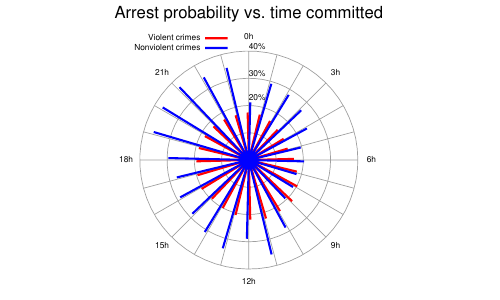

The gnuplot source for this figure:
set title "Arrest probability vs. time committed" font ",12"
set term pdf color solid lw 2
set output "arrest_polar.pdf"
set encoding iso_8859_1
set key top left
set style fill transparent solid 0.5 noborder
#set format x "%3.2f" #format tics to have max 3 digits and
#set format y "%3.2f" #max 2 digits after the decimal
set polar
#set tlabel "Hour of day"
#set rlabel "Percent of crimes committed"
set size square
set trange [0:2*pi]
set rrange [0:48]
#set xtics 0.,3,24
set grid polar pi/12
set view equal xy
set noxtics
set noytics
set rtics 10 format '' scale 0
p4=pi/4
set style data impulse
delta = 0.025
pol_label(x, text) = sprintf("set label '%s' at (45*cos(0.5*pi-%f)), (45*sin(0.5*pi-%f))     center", text, x, x)
eval pol_label(0*p4, "0h")
eval pol_label(1*p4, "3h")
eval pol_label(2*p4, "6h")
eval pol_label(3*p4, "9h")
eval pol_label(4*p4, "12h")
eval pol_label(5*p4, "15h")
eval pol_label(6*p4, "18h")
eval pol_label(7*p4, "21h")

rad_label(x, text) = sprintf("set label '%s%%' at 0,%f", text, x+1.5)
#eval rad_label(10, '10')
eval rad_label(21, '20')
eval rad_label(30, '30')
eval rad_label(40, '40')
unset raxis
unset border

plot \
"arrest.dat" using (0.5*pi-$1/12*pi+delta):($2*100) lw 3 lc rgb 'red' ti "Violent crimes", \
"arrest.dat" using (0.5*pi-$1/12*pi-delta):($3*100) lw 3 lc rgb 'blue' ti "Nonviolent crimes"
